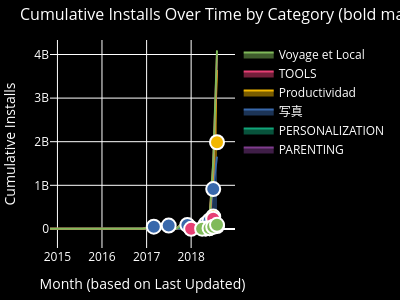

The notebook cell saved with this chart:
### Code cell
# Figure 5: Stacked Area Chart - Cumulative Installs Over Time by Category (Task 4)
# NOTE: As with the time series task, we use "Last Updated" (grouped by month) as a
# proxy timeline since the dataset has no true historical install-growth data. This
# is an assumption, noted here and in the README.

# 1. Apply filters: rating >= 4.2, app name has no digits, category starts with T or P,
#    reviews > 1000, size between 20-80 MB
area_df = apps_df.copy()
area_df = area_df[
    (area_df['Rating'] >= 4.2) &
    (~area_df['App'].str.contains(r'\d', na=False)) &
    (area_df['Category'].str.startswith(('T', 'P'))) &
    (area_df['Reviews'] > 1000) &
    (area_df['Size'] >= 20) & (area_df['Size'] <= 80)
]

# 2. Build monthly timeline from 'Last Updated', then cumulative installs per category
area_df = area_df.copy()
area_df['Last Updated'] = pd.to_datetime(area_df['Last Updated'], errors='coerce')
area_df['Month'] = area_df['Last Updated'].dt.to_period('M').dt.to_timestamp()
area_monthly = area_df.groupby(['Category', 'Month'])['Installs'].sum().reset_index()
area_monthly = area_monthly.sort_values(['Category', 'Month'])
area_monthly['Cumulative'] = area_monthly.groupby('Category')['Installs'].cumsum()
area_monthly['Pct_Change'] = area_monthly.groupby('Category')['Installs'].pct_change() * 100
area_monthly['High_Growth'] = area_monthly['Pct_Change'] > 25

# 3. Translate specific category labels for the legend
area_category_translation = {
    'TRAVEL_AND_LOCAL': 'Voyage et Local',   # French
    'PRODUCTIVITY': 'Productividad',          # Spanish
    'PHOTOGRAPHY': '写真'                      # Japanese
}
area_monthly['Category_Display'] = area_monthly['Category'].replace(area_category_translation)

# 4. Build the stacked area chart
fig5 = go.Figure()
palette = px.colors.qualitative.Bold
for i, cat in enumerate(area_monthly['Category_Display'].unique()):
    cat_data = area_monthly[area_monthly['Category_Display'] == cat]
    color = palette[i % len(palette)]
    fig5.add_trace(go.Scatter(
        x=cat_data['Month'], y=cat_data['Cumulative'],
        mode='lines', name=cat, stackgroup='one',
        line=dict(color=color)
    ))
    # Highlight months with >25% MoM growth using darker, larger markers
    high_growth_points = cat_data[cat_data['High_Growth']]
    if not high_growth_points.empty:
        fig5.add_trace(go.Scatter(
            x=high_growth_points['Month'], y=high_growth_points['Cumulative'],
            mode='markers', name=f'{cat} (high growth)',
            marker=dict(color=color, size=14, opacity=1, line=dict(width=2, color='white')),
            showlegend=False
        ))

fig5.update_layout(
    title='Cumulative Installs Over Time by Category (bold markers = >25% MoM growth)',
    xaxis_title='Month (based on Last Updated)',
    yaxis_title='Cumulative Installs',
    plot_bgcolor=plot_bg_color,
    paper_bgcolor=plot_bg_color,
    font_color=text_color,
    title_font=title_font,
    width=plot_width,
    height=plot_height,
    margin=dict(l=10, r=10, t=40, b=10)
)

# 5. Time-gating: only show this chart on the dashboard between 4 PM - 6 PM IST
ist = pytz.timezone('Asia/Kolkata')
current_hour = datetime.now(ist).hour

if 16 <= current_hour < 18:
    save_plot_as_html(
        fig5,
        "Stacked Area Chart - Cumulative Installs by Category.html",
        "Cumulative installs over time by category (based on Last Updated month), "
        "with bold markers where MoM growth exceeds 25%. Visible only 4 PM-6 PM IST."
    )
    fig5.show()
else:
    print(f"Current IST hour is {current_hour}:00 - stacked area chart is hidden "
          f"(only shown on the dashboard between 4 PM and 6 PM IST).")

### Figure 1 — Plotly figure (JSON) as saved in the notebook; plotly's stock layout.template omitted (floating-point values rounded to 4 significant figures)
{"data": [{"line": {"color": "rgb(127, 60, 141)"}, "mode": "lines", "name": "PARENTING", "stackgroup": "one", "type": "scatter", "x": ["2018-03-01T00:00:00.000000000", "2018-05-01T00:00:00.000000000", "2018-07-01T00:00:00.000000000"], "y": [100000, 10100000, 10700000]}, {"marker": {"color": "rgb(127, 60, 141)", "line": {"color": "white", "width": 2}, "opacity": 1, "size": 14}, "mode": "markers", "name": "PARENTING (high growth)", "showlegend": false, "type": "scatter", "x": ["2018-05-01T00:00:00.000000000"], "y": [10100000]}, {"line": {"color": "rgb(17, 165, 121)"}, "mode": "lines", "name": "PERSONALIZATION", "stackgroup": "one", "type": "scatter", "x": ["2016-12-01T00:00:00.000000000", "2017-09-01T00:00:00.000000000", "2018-01-01T00:00:00.000000000", "2018-02-01T00:00:00.000000000", "2018-06-01T00:00:00.000000000", "2018-07-01T00:00:00.000000000", "2018-08-01T00:00:00.000000000"], "y": [2000000, 3000000, 13000000, 23000000, 33000000, 44500000, 64500000]}, {"marker": {"color": "rgb(17, 165, 121)", "line": {"color": "white", "width": 2}, "opacity": 1, "size": 14}, "mode": "markers", "name": "PERSONALIZATION (high growth)", "showlegend": false, "type": "scatter", "x": ["2018-01-01T00:00:00.000000000", "2018-08-01T00:00:00.000000000"], "y": [13000000, 64500000]}, {"line": {"color": "rgb(57, 105, 172)"}, "mode": "lines", "name": "写真", "stackgroup": "one", "type": "scatter", "x": ["2014-11-01T00:00:00.000000000", "2017-03-01T00:00:00.000000000", "2017-06-01T00:00:00.000000000", "2017-07-01T00:00:00.000000000", "2017-10-01T00:00:00.000000000", "2017-12-01T00:00:00.000000000", "2018-01-01T00:00:00.000000000", "2018-03-01T00:00:00.000000000", "2018-05-01T00:00:00.000000000", "2018-06-01T00:00:00.000000000", "2018-07-01T00:00:00.000000000", "2018-08-01T00:00:00.000000000"], "y": [1000000, 51000000, 61000000, 76000000, 81000000, 91000000, 101000000, 103000000, 114000000, 195000000, 913000000, 1594500000]}, {"marker": {"color": "rgb(57, 105, 172)", "line": {"color": "white", "width": 2}, "opacity": 1, "size": 14}, "mode": "markers", "name": "写真 (high growth)", "showlegend": false, "type": "scatter", "x": ["2017-03-01T00:00:00.000000000", "2017-07-01T00:00:00.000000000", "2017-12-01T00:00:00.000000000", "2018-05-01T00:00:00.000000000", "2018-06-01T00:00:00.000000000", "2018-07-01T00:00:00.000000000"], "y": [51000000, 76000000, 91000000, 114000000, 195000000, 913000000]}, {"line": {"color": "rgb(242, 183, 1)"}, "mode": "lines", "name": "Productividad", "stackgroup": "one", "type": "scatter", "x": ["2016-10-01T00:00:00.000000000", "2018-02-01T00:00:00.000000000", "2018-06-01T00:00:00.000000000", "2018-07-01T00:00:00.000000000", "2018-08-01T00:00:00.000000000"], "y": [1000000, 1100000, 16100000, 282100000, 1987100000]}, {"marker": {"color": "rgb(242, 183, 1)", "line": {"color": "white", "width": 2}, "opacity": 1, "size": 14}, "mode": "markers", "name": "Productividad (high growth)", "showlegend": false, "type": "scatter", "x": ["2018-06-01T00:00:00.000000000", "2018-07-01T00:00:00.000000000", "2018-08-01T00:00:00.000000000"], "y": [16100000, 282100000, 1987100000]}, {"line": {"color": "rgb(231, 63, 116)"}, "mode": "lines", "name": "TOOLS", "stackgroup": "one", "type": "scatter", "x": ["2017-08-01T00:00:00.000000000", "2018-01-01T00:00:00.000000000", "2018-05-01T00:00:00.000000000", "2018-07-01T00:00:00.000000000", "2018-08-01T00:00:00.000000000"], "y": [50000, 1050000, 11050000, 233650000, 353650000]}, {"marker": {"color": "rgb(231, 63, 116)", "line": {"color": "white", "width": 2}, "opacity": 1, "size": 14}, "mode": "markers", "name": "TOOLS (high growth)", "showlegend": false, "type": "scatter", "x": ["2018-01-01T00:00:00.000000000", "2018-05-01T00:00:00.000000000", "2018-07-01T00:00:00.000000000"], "y": [1050000, 11050000, 233650000]}, {"line": {"color": "rgb(128, 186, 90)"}, "mode": "lines", "name": "Voyage et Local", "stackgroup": "one", "type": "scatter", "x": ["2017-10-01T00:00:00.000000000", "2018-04-01T00:00:00.000000000", "2018-06-01T00:00:00.000000000", "2018-07-01T00:00:00.000000000", "2018-08-01T00:00:00.000000000"], "y": [50000, 5050000, 16050000, 48150000, 94250000]}, {"marker": {"color": "rgb(128, 186, 90)", "line": {"color": "white", "width": 2}, "opacity": 1, "size": 14}, "mode": "markers", "name": "Voyage et Local (high growth)", "showlegend": false, "type": "scatter", "x": ["2018-04-01T00:00:00.000000000", "2018-06-01T00:00:00.000000000", "2018-07-01T00:00:00.000000000", "2018-08-01T00:00:00.000000000"], "y": [5050000, 16050000, 48150000, 94250000]}], "layout": {"font": {"color": "white"}, "height": 300, "margin": {"b": 10, "l": 10, "r": 10, "t": 40}, "paper_bgcolor": "black", "plot_bgcolor": "black", "title": {"font": {"size": 16}, "text": "Cumulative Installs Over Time by Category (bold markers = >25% MoM growth)"}, "width": 400, "xaxis": {"title": {"text": "Month (based on Last Updated)"}}, "yaxis": {"title": {"text": "Cumulative Installs"}}}}
